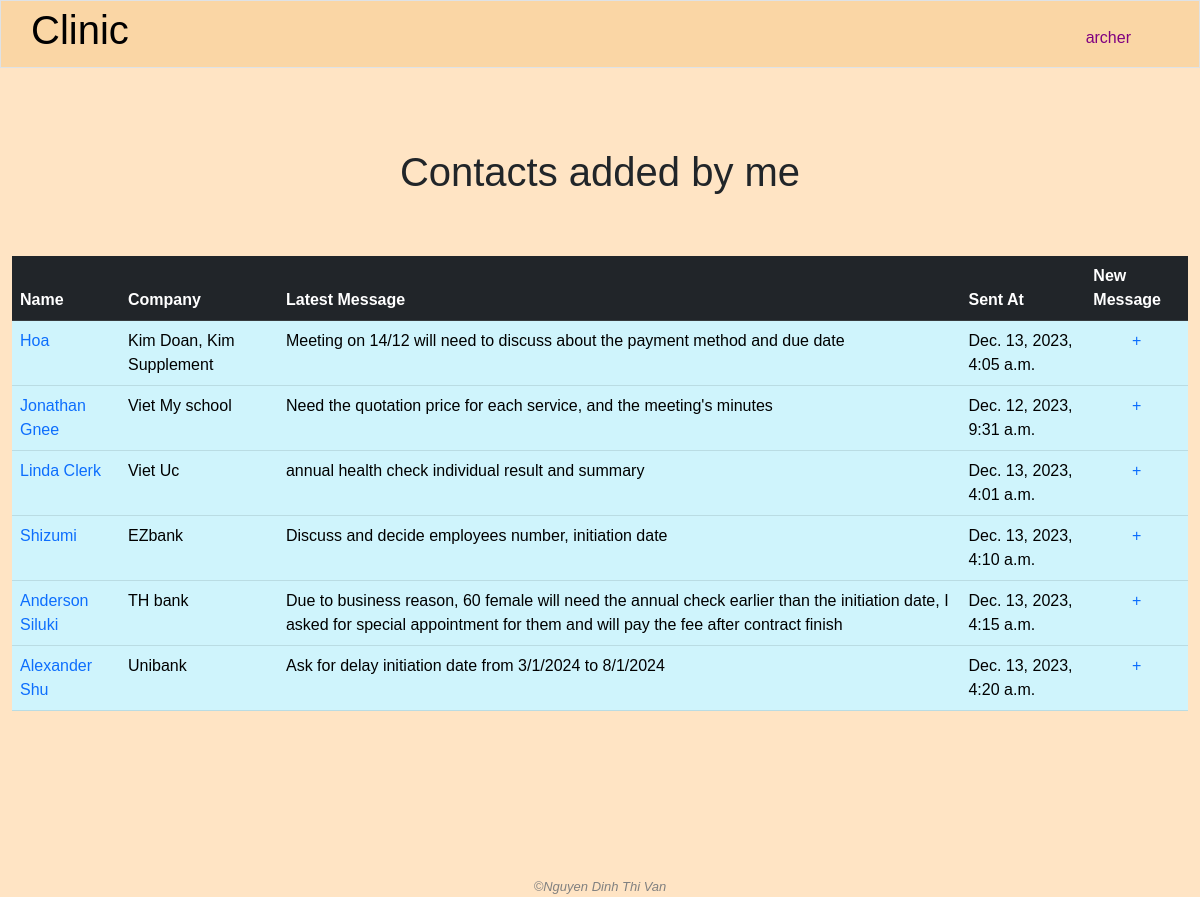
/my_people (signed in), run on the app's committed database.
### clinic/models.py (models this page shows, shortened)
class User(AbstractUser):
    class Level(models.IntegerChoices):
        GUEST = 0
        LOW = 1
        MIDDLE = 2
        TOP = 3
    management_right_level = models.IntegerField(choices=Level.choices, blank=True, null=True)

class People(models.Model):
    name = models.CharField(max_length=255)
    position = models.TextField(blank=True)
    address = models.TextField(blank=True, null=True)
    email = models.CharField(max_length=255)
    phone = models.CharField(max_length=255)
    note = models.TextField(blank=True)
    created_by = models.ForeignKey(User, on_delete=models.SET_NULL, blank=True, null=True, related_name='add_people')
    modified_by = models.ForeignKey(User, on_delete=models.SET_NULL, blank=True, null=True, related_name='modified_person')

class Company(models.Model):
    name = models.CharField(max_length=255)
    industry = models.CharField(max_length=255)
    address = models.TextField()
    email = models.CharField(max_length=255, blank=True, null=True)
    phone = models.CharField(max_length=255, blank=True, null=True)
    representative = models.ForeignKey('People', on_delete=models.SET_NULL, blank=True, null=True, related_name="companies")
    male_headcount = models.IntegerField()
    female_headcount = models.IntegerField()
    created_by = models.ForeignKey(User, on_delete=models.SET_NULL, blank=True, null=True, related_name="add_companies")
    modified_by = models.ForeignKey(User, on_delete=models.SET_NULL, blank=True, null=True, related_name="modified_companies")

class ContactDiary(models.Model):
    name = models.ForeignKey(People, on_delete=models.CASCADE, related_name='talks')
    content = models.TextField()
    date = models.DateTimeField(auto_now_add=True)

### clinic/views.py (the view)
# urls.py: path('my_people', views.my_people, name="my_people"),
@login_required
def my_people(request):
    if "read_self_add_people_info" not in user_right(request.user.management_right_level):
        request.session['nay_message'] = "You're not allow to check this info"
        return HttpResponseRedirect(reverse('index'))
    yay_message = request.session.get('yay_message', '')
    nay_message = request.session.get('nay_message', '')
    request.session['yay_message'] = ''
    request.session['nay_message'] = ''
    people = People.objects.filter(created_by=request.user)
    for person in people:
        person.latest_message = person.talks.order_by("-date").first()
    return render(request, "clinic/my_people.html", {
        "people": people,
        "yay_message": yay_message,
        "nay_message": nay_message
    })

### clinic/templates/clinic/my_people.html (shortened to what this page needs)
{% extends "clinic/layout.html" %}
{% load static %}
{% block main %}
    <h1 class="text-center page-title">Contacts added by me</h1>
    <div class="container-fluid">
        <table class="table table-info">
            <thead class="table table-dark">
                <tr>
                    <th>Name</th>
                    <th>Company</th>
                    <th>Latest Message</th>
                    <th class="hide-for-mobile">Sent At</th>
                    <th>New Message</th>
                </tr>
            </thead>
            <tbody>
                {% for person in people %}
                    <tr>
                        <td>
                            <a class="no-underline" href="{% url 'person_detail' person_id=person.id %}">{{ person.name }}</a>
                        </td>
                        <td>
                            {% for company in person.companies.all %}
                                {% if not forloop.last %}
                                    {{ company.name }},
                                {% else %}
                                    {{ company.name }}
                                {% endif %}
                            {% endfor %}
                        </td>
                        <td>
                            {{ person.latest_message.content }}
                        </td>
                        <td class="hide-for-mobile">
                            {{ person.latest_message.date }}
                        </td>
                        <td style="text-align: center;">
                            <a href="{% url 'add_message_from_all_people_page' person_id=person.id %}" class="no-underline">+</a>
                        </td>
                    </tr>
                {% empty %}
                    No contact yet
                {% endfor %}
            </tbody>
        </table>
    </div>
{% endblock %}

### clinic/templates/clinic/layout.html (shortened to what this page needs)
{% load static %}
<!DOCTYPE html>
<html lang="en">
    <head>
        <link rel="stylesheet" href="https://cdnjs.cloudflare.com/ajax/libs/font-awesome/4.7.0/css/font-awesome.min.css">
        <link rel="stylesheet" href="{% static 'clinic/bootstrap.css' %}">
        <link rel="stylesheet" href="{% static 'clinic/styles.css' %}">
    </head>
    <body>
        {% if user.is_authenticated %}
            <nav class="navbar navbar-expand-lg navbar-custom border" id="pc-nav">
                <a class="navbar-brand" href="{% url 'index' %}"><span><h1>Clinic</h1></span></a>
                <div class="collapse navbar-collapse" id="navbar">
                    <ul class="navbar-nav ms-auto mt-2">
                        <li class="nav-item">
                            <div class="dropdown">
                                <button class="nav-link active" style="color: purple;" type="button" id="dropdownMenuButton2" data-bs-toggle="dropdown" aria-expanded="false">
                                    {{ user.username }}
                                </button>
                            </div>
                        </li>
                    </ul>
                </div>
            </nav>
        {% endif %}
        <main>{% block main %}{% endblock %}</main>
        <footer class="text-center">
            &#169;Nguyen Dinh Thi Van
        </footer>
    </body>
</html>

### clinic/static/clinic/styles.css (style rules this page uses)
body { font-family: sans-serif; }
body { color: auto; background-color: bisque; }
main { min-height: 40vh; }
footer { margin-top: 150px; font-family: sans-serif; font-size: 13px; font-style: italic; color: grey; }
.navbar-custom { padding: 0 60px 0 30px; background: #FAD6A5; margin-bottom: 30px; }
.page-title { margin-bottom: 1.5em; }
.container-fluid { display: flex; justify-content: center; align-items: center; }
td { padding: .5em; color: orange; }
.no-underline { text-decoration: none; }

### data on the page
User: username "archer"
People: name "Hoa", latest_message.content "Meeting on 14/12 will need to discuss about the payment method and due date", latest_message "Dec. 13, 2023, 4:05 a.m."
Company: name "Kim Doan"
Company: name "Kim Supplement"
People: name "Jonathan Gnee", latest_message.content "Need the quotation price for each service, and the meeting's minutes", latest_message "Dec. 12, 2023, 9:31 a.m."
Company: name "Viet My school"
People: name "Linda Clerk", latest_message.content "annual health check individual result and summary", latest_message "Dec. 13, 2023, 4:01 a.m."
Company: name "Viet Uc"
People: name "Shizumi", latest_message.content "Discuss and decide employees number, initiation date", latest_message "Dec. 13, 2023, 4:10 a.m."
Company: name "EZbank"
People: name "Anderson Siluki", latest_message.content "Due to business reason, 60 female will need the annual check earlier than the initiation date, I asked for special appointment for them and will pay the fee after contract finish", latest_message "Dec. 13, 2023, 4:15 a.m."
Company: name "TH bank"
People: name "Alexander Shu", latest_message.content "Ask for delay initiation date from 3/1/2024 to 8/1/2024", latest_message "Dec. 13, 2023, 4:20 a.m."
Company: name "Unibank"
